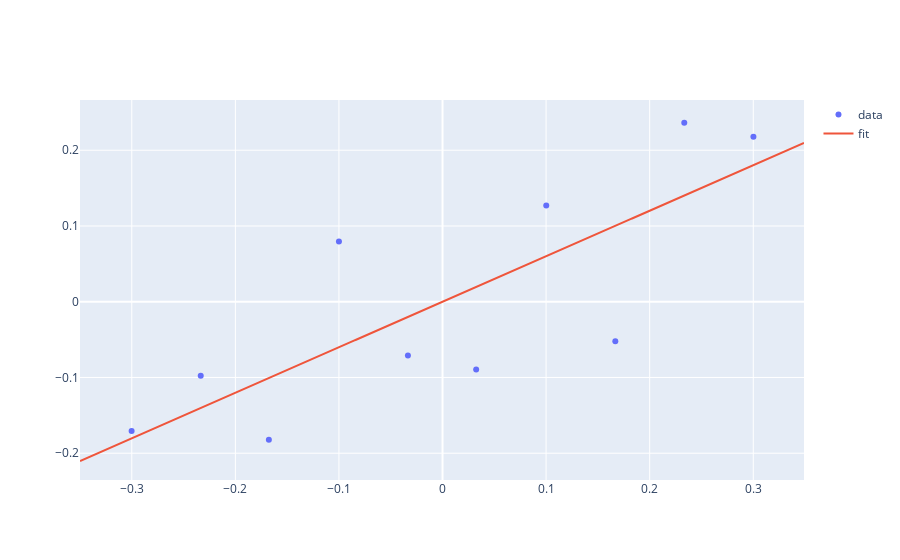

Here is the notebook cell this chart was saved with:
### Code cell
fig = go.Figure(data=go.Scatter(x=xdata, y=ydata, mode='markers', name='data'))
fig.add_trace(go.Scatter(x=middleInt, y=fit_y, mode='lines', name='fit'))
#fig.add_shape(type='line', x0=0, y0=0, x1=0, y1=1, line_color='black', line_dash='dotted')
#fig.add_shape(type='line', x0=0, y0=0, x1=1, y1=0, line_color='black', line_dash='dotted')
fig.show()

### Figure 1 — Plotly figure (JSON) as saved in the notebook; plotly's stock layout.template omitted (floating-point values rounded to 4 significant figures; data arrays with more than 128 entries replaced by an {"elided": "..."} marker saying what was removed)
{"data": [{"mode": "markers", "name": "data", "type": "scatter", "x": [-0.3002, -0.2334, -0.1677, -0.1, -0.0334, 0.03248, 0.1002, 0.1668, 0.2334, 0.3002], "y": [-0.1706, -0.09775, -0.1821, 0.0794, -0.07096, -0.0895, 0.127, -0.05226, 0.2363, 0.218]}, {"mode": "lines", "name": "fit", "type": "scatter", "x": {"elided": "700 float values"}, "y": {"elided": "700 float values"}}], "layout": {}}
